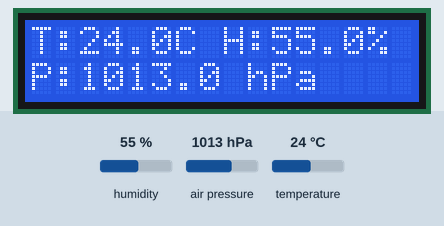
Recording of a sketch running on a simulated Arduino Uno, built with avr-gcc and run on an emulated ATmega328P. Parts: 16×2 character LCD. Inputs (shaded band) come from the test bench; at power-on: air pressure 1013 hPa, humidity 55 %, temperature 24 °C. What the sketch prints to the serial monitor is not drawn.

Above: at 3.2 s.
3.3 s: air pressure set to 952 hPa
At 13.1 s:
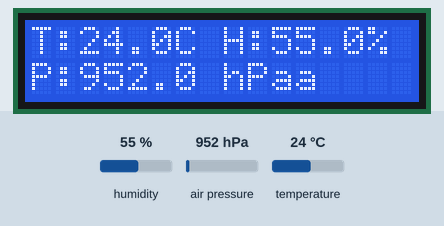
13.8 s: humidity set to 22 %
At 23.6 s:
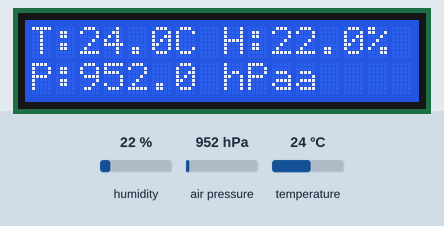
23.9 s: temperature set to 12 °C
At 33.7 s:
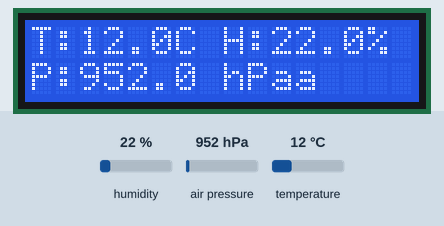
34.0 s: humidity set to 40 %
At 43.2 s:
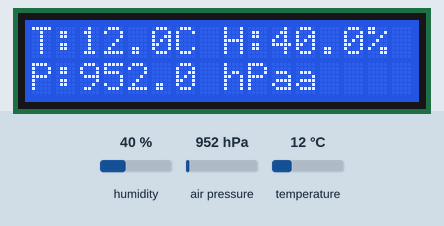
44.1 s: air pressure set to 975 hPa
At 53.6 s:
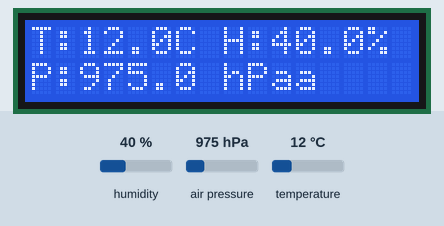
Timing chart, 0 to 55.1 s (numbered marks = the images above; inputs shaded):
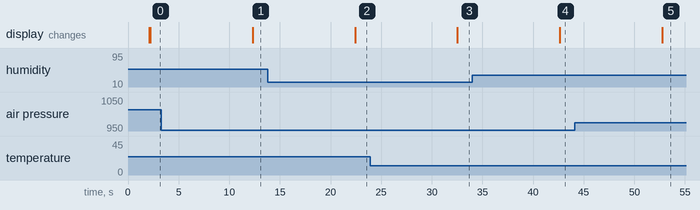

The sketch:

main.ino
```cpp
#include <Wire.h>
#include <LiquidCrystal_I2C.h>
#include <Adafruit_AHTX0.h>    // Librería para la Humedad Ambiente
#include <Adafruit_BMP280.h>   // Librería para Temperatura y Presión

// Inicializamos la pantalla de Oxdea (Dirección estándar 0x27)
LiquidCrystal_I2C lcd(0x27, 16, 2);

// Inicializamos los objetos de los dos sensores físicos
Adafruit_AHTX0 aht;
Adafruit_BMP280 bmp;

void setup() {
  // 1. Abrimos el canal USB para hablar con la PC (Script de Python)
  Serial.begin(9600);

  // 2. Iniciamos el protocolo I2C
  Wire.begin();

  // 3. Encendemos la pantalla
  lcd.init();
  lcd.backlight();
  lcd.print("Monitoreo Cafe");
  lcd.setCursor(0, 1);
  lcd.print("Iniciando IoT...");

  // 4. Arrancamos los sensores reales y verificamos que respondan
  // Nota: 0x77 es la dirección física estándar del chip BMP280
  if (!aht.begin() || !bmp.begin(0x77)) {
    lcd.clear();
    lcd.setCursor(0, 0);
    lcd.print("Error Hardware!");
    lcd.setCursor(0, 1);
    lcd.print("Revisar cables");
    while (1); // Si algo quedó flojo, el Arduino se congela aquí como seguridad
  }

  delay(2000);
  lcd.clear();
}

void loop() {
  sensors_event_t humidity, temp;
  aht.getEvent(&humidity, &temp); // El AHT20 calcula humedad y temperatura exacta

  // Usamos la temperatura del AHT20 porque su precisión es de ±0.3°C (Mejor que la del BMP280)
  float t = temp.temperature;
  float h = humidity.relative_humidity;  // Humedad ambiente (Tarda 8s en responder)

  // El BMP280 lee la presión y usa su temperatura interna solo para compensar el cálculo
  float p = bmp.readPressure() / 100.0F;

  // 1. Mostrar en LCD (Optimizado para 1 decimal por la resolución)
  lcd.setCursor(0, 0);
  lcd.print("T:"); lcd.print(t, 1); lcd.print("C ");
  lcd.print("H:"); lcd.print(h, 1); lcd.print("%");

  lcd.setCursor(0, 1);
  lcd.print("P:"); lcd.print(p, 1); lcd.print(" hPa");

  // 2. Enviar a Python por USB
  Serial.print(t, 2);
  Serial.print(",");
  Serial.print(h, 2);
  Serial.print(",");
  Serial.println(p, 2);

  // 3. Esperar 10 segundos (Suficiente para el tiempo de respuesta de 8s del AHT20)
  delay(10000);
}
```

Measured:
- after the input at 3.3 s, the display: changes after 9.0 s (image 1)
- after the input at 13.8 s, the display: changes after 8.6 s (image 2)
- after the input at 23.9 s, the display: changes after 8.6 s (image 3)
- after the input at 34.0 s, the display: changes after 8.6 s (image 4)
- after the input at 44.1 s, the display: changes after 8.7 s (image 5)
